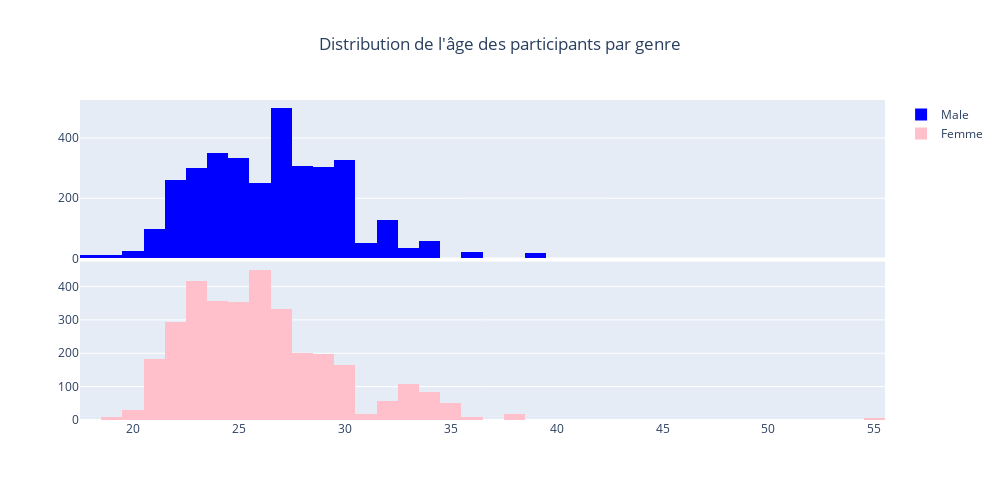

Notebook code for this chart:
### Markdown cell above
Nombre de match r=est identique cher les Homme et Femme

### Code cell
# Visu  alisation de l'age par genre
fig_age = make_subplots(rows= 2, cols= 1,shared_xaxes = True, vertical_spacing = 0.01,)
fig_age.add_trace(
    go.Histogram(
        name='Male',
        x = df["age"][(df["gender"] == 1)],
        marker=dict(
        color='blue'
        )),
        row = 1,
        col = 1)

fig_age.add_trace(
    go.Histogram(
        name='Femme',
        x = df["age"][(df["gender"] == 0)],
              marker=dict(
        color='pink'
        )),
        row = 2,
        col = 1)
   

fig_age.update_layout( 
                    width=1000, 
                    height=500, 
                    title= {'x' : 0.5},
                    title_text="Distribution de l'âge des participants par genre",
                    )

fig_age.show()

### Figure 1 — Plotly figure (JSON) as saved in the notebook; plotly's stock layout.template omitted (floating-point values rounded to 4 significant figures; data arrays with more than 128 entries replaced by an {"elided": "..."} marker saying what was removed)
{"data": [{"marker": {"color": "blue"}, "name": "Male", "type": "histogram", "x": {"elided": "3413 int values"}, "xaxis": "x", "yaxis": "y"}, {"marker": {"color": "pink"}, "name": "Femme", "type": "histogram", "x": {"elided": "3403 int values"}, "xaxis": "x2", "yaxis": "y2"}], "layout": {"height": 500, "title": {"text": "Distribution de l'âge des participants par genre", "x": 0.5}, "width": 1000, "xaxis": {"anchor": "y", "domain": [0, 1], "matches": "x2", "showticklabels": false}, "xaxis2": {"anchor": "y2", "domain": [0, 1]}, "yaxis": {"anchor": "x", "domain": [0.505, 1]}, "yaxis2": {"anchor": "x2", "domain": [0, 0.495]}}}
